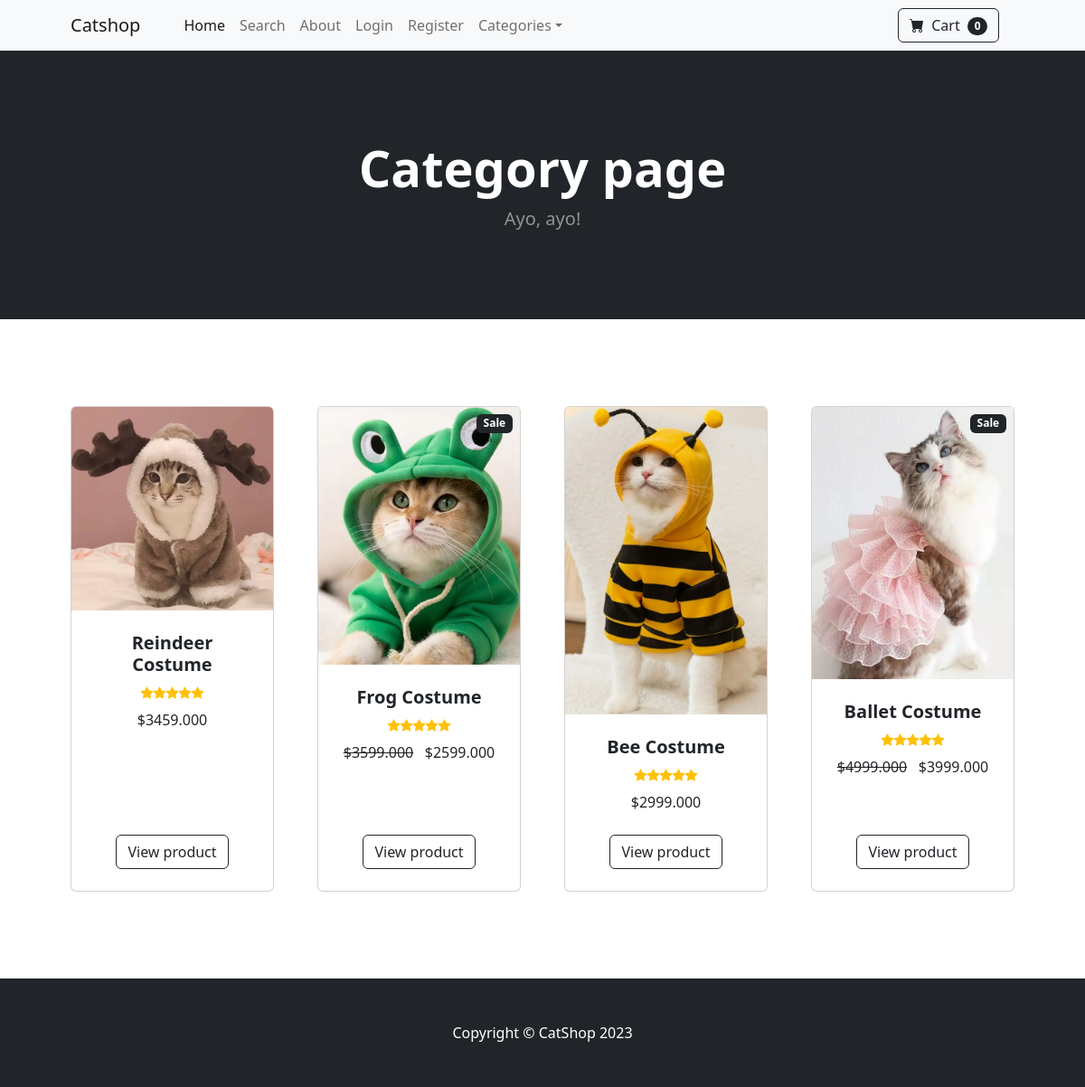
The page /category/Cat clothes on the database its author committed.
### store/models.py (models this page shows, shortened)
class Product(models.Model):
    name = models.CharField(max_length=50)
    price = models.DecimalField(default=0, decimal_places=3, max_digits=7)
    category = models.ForeignKey(Category, on_delete=models.CASCADE, default=1)
    is_sale = models.BooleanField(default=False)
    sale_price = models.DecimalField(default=0, decimal_places=3, max_digits=7)
    description = models.CharField(max_length=300, default='Product has no description', blank=True, null=True)
    image = models.ImageField(upload_to='uploads/product/')

### store/views.py (the view)
# urls.py: path('category/<str:foo>', views.category, name='category'),
def category(request, foo):
    foo = foo.replace('-', ' ')
    try:
        cat = Category.objects.get(name=foo)
        prods = Product.objects.filter(category=cat)
        return render(request, 'category.html', {'products': prods, 'category' : cat})
    except Category.DoesNotExist:
        messages.success(request, "This category does not exist!")
        return redirect('home')
    except Exception as e:
        messages.error(request, "An unexpected error occurred.")
        return redirect('home')

### cart/cart.py (called while the page is built)
    def __len__(self):
        return len(self.cart)

### cart/context_processors.py (called while the page is built)
def cart(request):
    return {'cart':Cart(request)}

### store/context_processors.py (called while the page is built)
def categories(request):
    categories = Category.objects.all()
    return {'categories': categories}

### store/templates/category.html
{% extends 'base.html' %}
{% load static %}
{% block content %}
<header class="bg-dark py-5">
    <div class="container px-4 px-lg-5 my-5">
        <div class="text-center text-white">
            <h1 class="display-4 fw-bolder">Category page </h1>
            <p class="lead fw-normal text-white-50 mb-0">Ayo, ayo!</p>
        </div>
    </div>
</header>
<section class="py-5">
    <div class="container px-4 px-lg-5 mt-5">
        <div class="row gx-4 gx-lg-5 row-cols-2 row-cols-md-3 row-cols-xl-4 justify-content-center">
            {% for product in products %}
                {% if product.is_sale %}
                     <div class="col mb-5">
                        <div class="card h-100">
                            <div class="badge bg-dark text-white position-absolute" style="top: 0.5rem; right: 0.5rem">Sale</div>
                            <img class="card-img-top" src="{{ product.image.url }}" alt="..." />
                            <div class="card-body p-4">
                                <div class="text-center">
                                    <h5 class="fw-bolder">{{ product.name }}</h5>
                                    <div class="d-flex justify-content-center small text-warning mb-2">
                                        <div class="bi-star-fill"></div>
                                        <div class="bi-star-fill"></div>
                                        <div class="bi-star-fill"></div>
                                        <div class="bi-star-fill"></div>
                                        <div class="bi-star-fill"></div>
                                    </div>
                                    <strike>${{ product.price }}</strike>
                                    &nbsp;
                                    ${{ product.sale_price }}
                                </div>
                            </div>
                            <div class="card-footer p-4 pt-0 border-top-0 bg-transparent">
                                <div class="text-center"><a class="btn btn-outline-dark mt-auto" href="{% url 'product' product.id %}">View product</a></div>
                            </div>
                        </div>
                    </div>
                {% else %}
                    <div class="col mb-5">
                        <div class="card h-100">
                            <img class="card-img-top" src="{{ product.image.url }}" alt="..." />
                            <div class="card-body p-4">
                                <div class="text-center">
                                    <h5 class="fw-bolder">{{ product.name }}</h5>
                                    <div class="d-flex justify-content-center small text-warning mb-2">
                                        <div class="bi-star-fill"></div>
                                        <div class="bi-star-fill"></div>
                                        <div class="bi-star-fill"></div>
                                        <div class="bi-star-fill"></div>
                                        <div class="bi-star-fill"></div>
                                    </div>
                                    ${{ product.price }}
                                </div>
                            </div>
                            <div class="card-footer p-4 pt-0 border-top-0 bg-transparent">
                                <div class="text-center"><a class="btn btn-outline-dark mt-auto" href="{% url 'product' product.id %}">View product</a></div>
                            </div>
                        </div>
                    </div>
                {% endif %}
            {% endfor %}
        </div>
    </div>
</section>
{% endblock %}

### rows shown on the page
Product: image (picture), name "Reindeer Costume", price "3459.000"
Product: image (picture), name "Frog Costume", price "3599.000", sale_price "2599.000"
Product: image (picture), name "Bee Costume", price "2999.000"
Product: image (picture), name "Ballet Costume", price "4999.000", sale_price "3999.000"

### other values the page prints
{{ cart | length }} "0"
